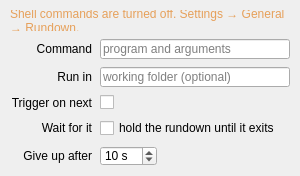
<?xml version="1.0" encoding="UTF-8"?>
<ui version="4.0">
 <class>InspectorShellCommandWidget</class>
 <widget class="QWidget" name="InspectorShellCommandWidget">
  <property name="geometry">
   <rect>
    <x>0</x>
    <y>0</y>
    <width>300</width>
    <height>170</height>
   </rect>
  </property>
  <property name="sizePolicy">
   <sizepolicy hsizetype="Preferred" vsizetype="Preferred">
    <horstretch>0</horstretch>
    <verstretch>0</verstretch>
   </sizepolicy>
  </property>
  <layout class="QGridLayout" name="gridLayout">
   <property name="leftMargin">
    <number>10</number>
   </property>
   <property name="topMargin">
    <number>10</number>
   </property>
   <property name="rightMargin">
    <number>10</number>
   </property>
   <property name="bottomMargin">
    <number>10</number>
   </property>
   <property name="horizontalSpacing">
    <number>8</number>
   </property>
   <property name="verticalSpacing">
    <number>8</number>
   </property>
   <item row="0" column="0" colspan="3">
    <widget class="QLabel" name="labelDisabledWarning">
     <property name="text">
      <string>Shell commands are turned off. Settings → General → Rundown.</string>
     </property>
     <property name="wordWrap">
      <bool>true</bool>
     </property>
     <property name="styleSheet">
      <string notr="true">color: rgb(230, 160, 90);</string>
     </property>
    </widget>
   </item>
   <item row="1" column="0">
    <widget class="QLabel" name="labelCommandLine">
     <property name="text">
      <string>Command</string>
     </property>
     <property name="alignment">
      <set>Qt::AlignRight|Qt::AlignTrailing|Qt::AlignVCenter</set>
     </property>
    </widget>
   </item>
   <item row="1" column="1" colspan="2">
    <widget class="QLineEdit" name="lineEditCommandLine">
     <property name="placeholderText">
      <string>program and arguments</string>
     </property>
     <property name="toolTip">
      <string>Quote any path that contains a space, the way you would in a terminal.</string>
     </property>
    </widget>
   </item>
   <item row="2" column="0">
    <widget class="QLabel" name="labelWorkingDirectory">
     <property name="text">
      <string>Run in</string>
     </property>
     <property name="alignment">
      <set>Qt::AlignRight|Qt::AlignTrailing|Qt::AlignVCenter</set>
     </property>
    </widget>
   </item>
   <item row="2" column="1" colspan="2">
    <widget class="QLineEdit" name="lineEditWorkingDirectory">
     <property name="placeholderText">
      <string>working folder (optional)</string>
     </property>
    </widget>
   </item>
   <item row="3" column="0">
    <widget class="QLabel" name="labelTriggerOnNext">
     <property name="text">
      <string>Trigger on next</string>
     </property>
     <property name="alignment">
      <set>Qt::AlignRight|Qt::AlignTrailing|Qt::AlignVCenter</set>
     </property>
    </widget>
   </item>
   <item row="3" column="1" colspan="2">
    <widget class="QCheckBox" name="checkBoxTriggerOnNext">
     <property name="text">
      <string/>
     </property>
    </widget>
   </item>
   <item row="4" column="0">
    <widget class="QLabel" name="labelWaitForFinish">
     <property name="text">
      <string>Wait for it</string>
     </property>
     <property name="alignment">
      <set>Qt::AlignRight|Qt::AlignTrailing|Qt::AlignVCenter</set>
     </property>
    </widget>
   </item>
   <item row="4" column="1" colspan="2">
    <widget class="QCheckBox" name="checkBoxWaitForFinish">
     <property name="text">
      <string>hold the rundown until it exits</string>
     </property>
     <property name="toolTip">
      <string>The client stops responding until the program exits or the timeout runs out.</string>
     </property>
    </widget>
   </item>
   <item row="5" column="0">
    <widget class="QLabel" name="labelTimeout">
     <property name="text">
      <string>Give up after</string>
     </property>
     <property name="alignment">
      <set>Qt::AlignRight|Qt::AlignTrailing|Qt::AlignVCenter</set>
     </property>
    </widget>
   </item>
   <item row="5" column="1">
    <widget class="QSpinBox" name="spinBoxTimeout">
     <property name="minimum">
      <number>1</number>
     </property>
     <property name="maximum">
      <number>300</number>
     </property>
     <property name="value">
      <number>10</number>
     </property>
     <property name="suffix">
      <string> s</string>
     </property>
    </widget>
   </item>
   <item row="5" column="2">
    <spacer name="horizontalSpacerTimeout">
     <property name="orientation">
      <enum>Qt::Horizontal</enum>
     </property>
     <property name="sizeHint" stdset="0">
      <size>
       <width>40</width>
       <height>20</height>
      </size>
     </property>
    </spacer>
   </item>
  </layout>
 </widget>
 <tabstops>
  <tabstop>lineEditCommandLine</tabstop>
  <tabstop>lineEditWorkingDirectory</tabstop>
  <tabstop>checkBoxTriggerOnNext</tabstop>
  <tabstop>checkBoxWaitForFinish</tabstop>
  <tabstop>spinBoxTimeout</tabstop>
 </tabstops>
 <resources/>
 <connections/>
</ui>
